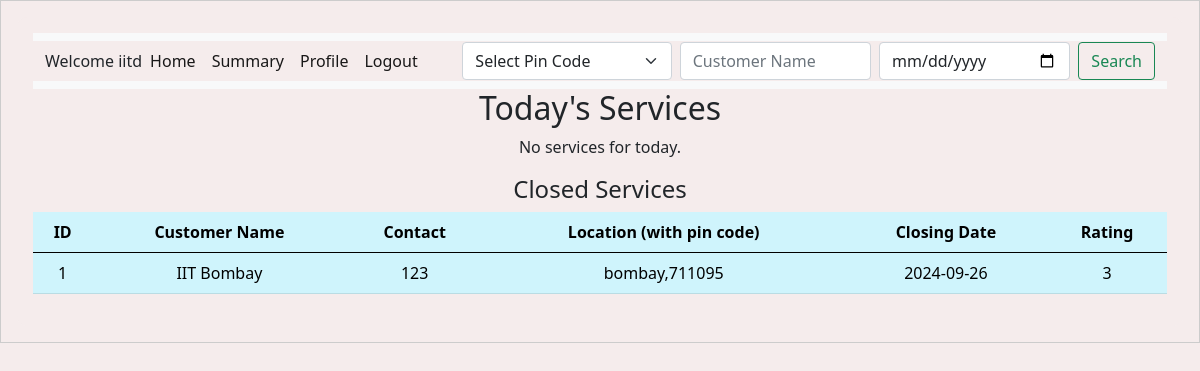
The app's page /professional_dashboard (signed in), older data.
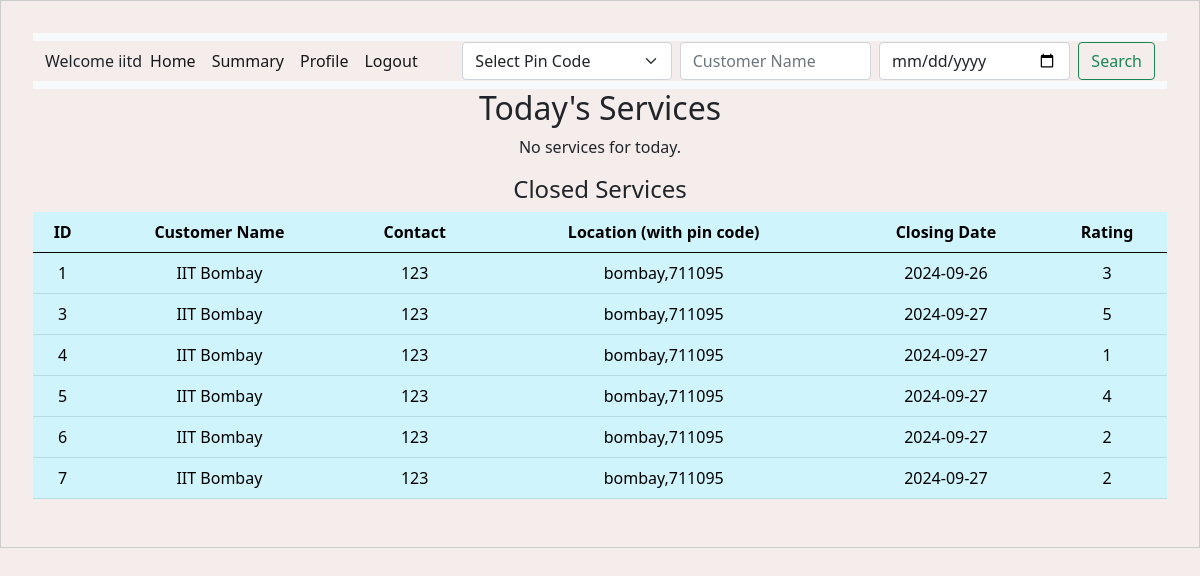
The same page, newer data.
### backend/models.py (models this page shows)
class Service_Professional(db.Model):
    __tablename__ = "service_professional"
    id = db.Column(db.Integer, primary_key=True, autoincrement=True)
    username = db.Column(db.String, unique=True, nullable=False)
    password = db.Column(db.String, nullable=False)
    name = db.Column(db.String, nullable=False)
    service_type = db.Column(
        db.String, nullable=False
    )  # nullable true done for some reason
    experience = db.Column(db.Integer, nullable=False)
    phone_no = db.Column(db.Integer, nullable=False)
    email = db.Column(db.String, unique=True, nullable=False)
    address = db.Column(db.String, nullable=False)
    pin_code = db.Column(db.String, nullable=False)
    verified_status = db.Column(db.String, nullable=True)
    document = db.Column(db.String, nullable=True)  # Column to store document path
    custom_services = db.relationship(
        "ProfessionalService",
        back_populates="professional",
        lazy=True,
        cascade="all, delete-orphan",
    )

class Service_Request(db.Model):
    __tablename__ = "service_request"
    id = db.Column(db.Integer, primary_key=True, autoincrement=True)
    service_id = db.Column(db.Integer, db.ForeignKey("service.id"), nullable=False)
    customer_id = db.Column(db.Integer, db.ForeignKey("customer.id"), nullable=False)
    professional_id = db.Column(
        db.Integer, db.ForeignKey("service_professional.id"), nullable=False
    )
    date_of_request = db.Column(db.DateTime, nullable=False, default=datetime.utcnow)
    date_of_completion = db.Column(db.DateTime)
    service_status = db.Column(
        db.String, nullable=False
    )  # e.g., 'requested', 'assigned', 'closed'
    remarks = db.Column(db.String)
    rating = db.Column(db.Integer, nullable=True)  # Added this line for the rating
    service = db.relationship(
        "Service",
        backref=db.backref(
            "service_requests",
            lazy=True,
        ),
    )
    customer = db.relationship(
        "Customer", backref=db.backref("service_requests", lazy=True)
    )
    professional = db.relationship(
        "Service_Professional",
        backref=db.backref("service_requests", lazy=True, cascade="all, delete-orphan"),
    )

class Customer(db.Model):
    __tablename__ = "customer"
    id = db.Column(db.Integer, primary_key=True, autoincrement=True)
    username = db.Column(db.String, unique=True, nullable=False)
    password = db.Column(db.String, nullable=False)
    name = db.Column(db.String, nullable=False)
    email = db.Column(db.String, unique=True, nullable=False)
    address = db.Column(db.String, nullable=False)
    pin_code = db.Column(db.String, nullable=False)
    phone_no = db.Column(db.Integer, nullable=False)
    role = db.Column(
        db.Integer, nullable=False, default=1
    )  # 0 for admin, 1 for customer

### backend/controller.py (the view)
@app.route("/professional_dashboard")
def professional_dashboard():
    if "professional_id" in session:  # Check if professional is logged in
        professional_id = session["professional_id"]
        service_requests = (
            Service_Request.query.options(
                joinedload(
                    Service_Request.professional
                )  # Eager load the professional relationship
            )
            .filter_by(professional_id=professional_id)
            .all()
        )
        pin_codes = (
            db.session.query(Customer.pin_code)
            .join(Service_Request)
            .filter(Service_Request.professional_id == professional_id)
            .distinct()
            .all()
        )
        pin_codes = [pin[0] for pin in pin_codes]  # Extracting pin codes from tuples
        today_services = [
            req
            for req in service_requests
            if req.service_status in ["requested", "ongoing"]
        ]
        closed_services = [
            req for req in service_requests if req.service_status == "closed"
        ]
        return render_template(
            "professional_dashboard.html",
            today_services=today_services,
            closed_services=closed_services,
            pin_codes=pin_codes,
            professional=session["username"],
        )

### templates/professional_dashboard.html (shortened to what this page needs)
<!DOCTYPE html>
<html lang="en">
<head>
    <link rel="stylesheet" href="/static/style.css" />
    <link href="https://cdn.jsdelivr.net/npm/bootstrap@5.0.2/dist/css/bootstrap.min.css" rel="stylesheet"
 />
</head>
<body>
    <div id="container">
        <div id="panel">
            <nav class="navbar navbar-expand-lg navbar-light bg-light">
                <div class="container-fluid">
                    <label>Welcome {{ professional }}</label>
                    <div class="collapse navbar-collapse" id="navbarSupportedContent">
                        <ul class="navbar-nav me-auto mb-2 mb-lg-0">
                            <li class="nav-item">
                                <a class="nav-link active" aria-current="page" href="#">Home</a>
                            </li>
                            <li class="nav-item">
                                <a class="nav-link active" aria-current="page"
                                    href="{{ url_for('professional_summary') }}">Summary</a>
                            </li>
                            <li class="nav-item">
                                <a class="nav-link active" aria-current="page"
                                    href="{{ url_for('professional_profile') }}">Profile</a>
                            </li>
                            <li class="nav-item">
                                <a class="nav-link active" aria-current="page" href="{{ url_for('logout') }}">Logout</a>
                            </li>
                        </ul>
                        <form class="d-flex" action="{{ url_for('search_customers') }}" method="GET">
                            <select class="form-select me-2" name="pin_code" id="pin_code">
                                <option value="" disabled selected>Select Pin Code</option>
                            </select>
                            <input type="text" class="form-control me-2" placeholder="Customer Name"
                                name="customer_name" />
                            <input type="date" class="form-control me-2" name="date" />
                            <button class="btn btn-outline-success" type="submit">Search</button>
                        </form>
                    </div>
                </div>
            </nav>
            <h2>Today's Services</h2>
            {% if today_services %}
            <table class="table table-info table-hover">
                <thead>
                    <tr>
                        <th>ID</th>
                        <th>Customer Name</th>
                        <th>Contact Phone</th>
                        <th>Location (with pin code)</th>
                        <th>Action</th>
                    </tr>
                </thead>
                <tbody>
                    {% for request in today_services %}
                    <tr>
                        <td>{{ request.id }}</td>
                        <td>{{ request.customer.name }}</td>
                        <td>{{ request.customer.phone_no }}</td>
                        <td>{{ request.customer.address ~ ', ' ~ request.customer.pin_code }}</td>
                        <td>
                            {% if request.service_status == 'ongoing' %}
                            <span>Ongoing</span>
                            {% elif request.service_status == 'requested' %}
                            <form action="{{ url_for('complete_service', request_id=request.id) }}"
                                style="display:inline;" method="POST">
                                <button type="submit">Accept</button>
                            </form>
                            <form action="{{ url_for('reject_service', request_id=request.id) }}"
                                style="display:inline;" method="POST">
                                <button type="submit">Reject</button>
                            </form>
                            {% endif %}
                        </td>
                    </tr>
                    {% endfor %}
                </tbody>
            </table>
            {% else %}
            <p>No services for today.</p>
            {% endif %}
            <h4>Closed Services</h4>
            {% if closed_services %}
            <table class="table table-info table-hover">
                <thead>
                    <tr>
                        <th>ID</th>
                        <th>Customer Name</th>
                        <th>Contact</th>
                        <th>Location (with pin code)</th>
                        <th>Closing Date</th>
                        <th>Rating</th>
                    </tr>
                </thead>
                <tbody>
                    {% for closed_service in closed_services %}
                    <tr>
                        <td>{{ closed_service.id }}</td>
                        <td>{{ closed_service.customer.name }}</td>
                        <td>{{ closed_service.customer.phone_no }}</td>
                        <td>{{ closed_service.customer.address ~ ','~ closed_service.customer.pin_code}}</td>
                        <td>{{ closed_service.date_of_completion.strftime('%Y-%m-%d') }}</td>
                        <td>{{ closed_service.rating }}</td>
                    </tr>
                    {% endfor %}
                </tbody>
            </table>
            {% else %}
            <p>No closed services yet.</p>
            {% endif %}
        </div>
    </div>
</body>
</html>

### static/style.css (style rules this page uses)
* { margin: 0; background-color: #f5ecec; }
#panel { width: auto; margin: auto; height: auto; text-align: center; padding: 2vh; border: 0px solid black; border-radius: 10px; }
#container { width: auto; margin: auto; padding: 2vh; border: 1px solid #ccc; }
a { color: black; }

Row changes from the older to the newer data that the page shows:
added Service_Request: id "3", customer.name "IIT Bombay", customer.phone_no "123", customer "bombay,711095", date_of_completion "2024-09-27", rating "5"
added Service_Request: id "4", customer.name "IIT Bombay", customer.phone_no "123", customer "bombay,711095", date_of_completion "2024-09-27", rating "1"
added Service_Request: id "5", customer.name "IIT Bombay", customer.phone_no "123", customer "bombay,711095", date_of_completion "2024-09-27", rating "4"
added Service_Request: id "6", customer.name "IIT Bombay", customer.phone_no "123", customer "bombay,711095", date_of_completion "2024-09-27", rating "2"
added Service_Request: id "7", customer.name "IIT Bombay", customer.phone_no "123", customer "bombay,711095", date_of_completion "2024-09-27", rating "2"
